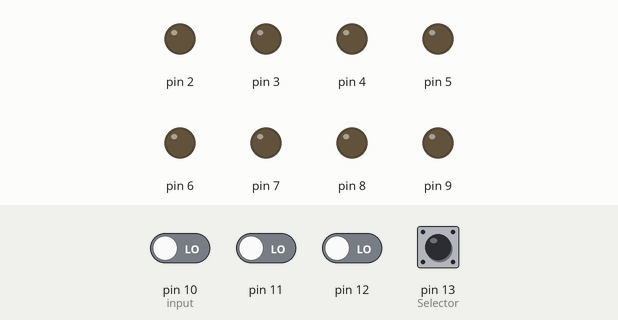
Recording of a sketch running on a simulated Arduino Uno, built with avr-gcc and run on an emulated ATmega328P. Shown: output pins drawn as LEDs (lit = HIGH). The inputs (shaded band) are chosen by the test bench; at power-on: pin 13 (Selector) HIGH, pin 10 (input), pin 11, pin 12 LOW.

Above: at 1.2 s.
1.3 s: pin 10 (input) driven HIGH
At 2.5 s:
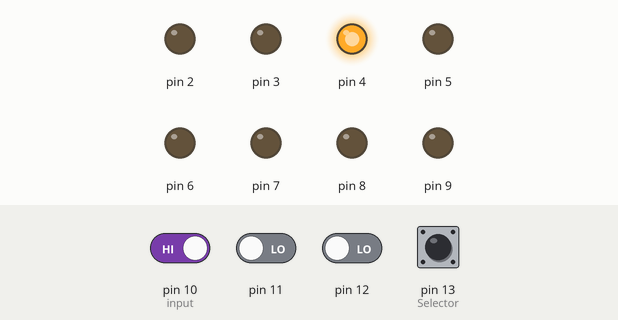
2.8 s: pin 11 driven HIGH
At 3.9 s:
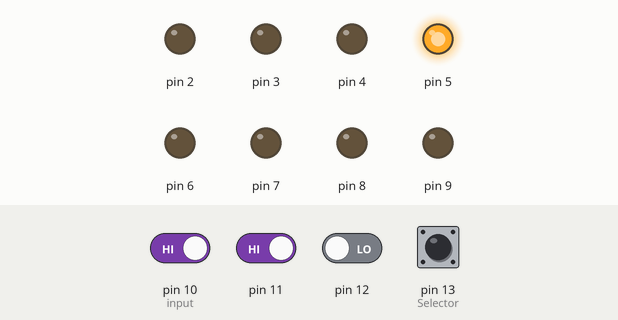
4.3 s: pin 12 driven HIGH
At 5.0 s:
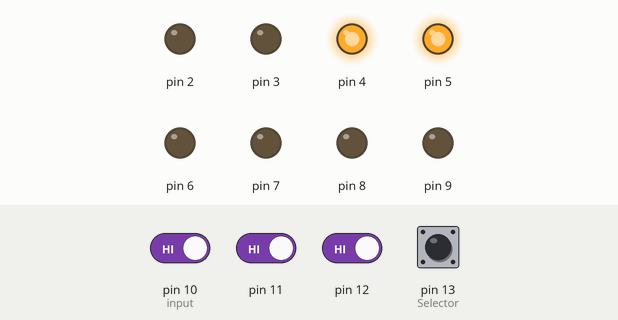
5.8 s: pin 12 driven LOW
At 6.2 s:
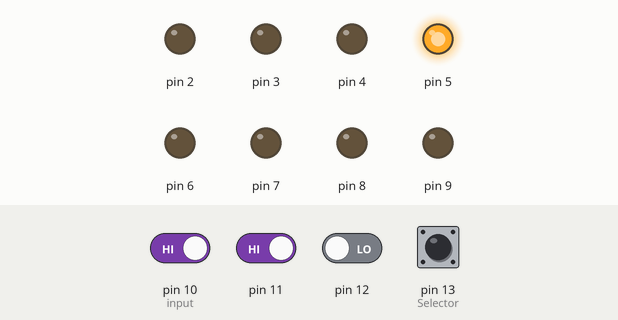
7.3 s: pin 10 (input) driven LOW
At 8.5 s:
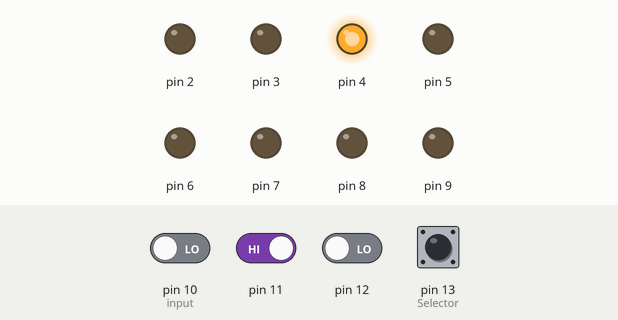
Timing chart, 0 to 9.8 s (numbered marks = the images above; inputs shaded):
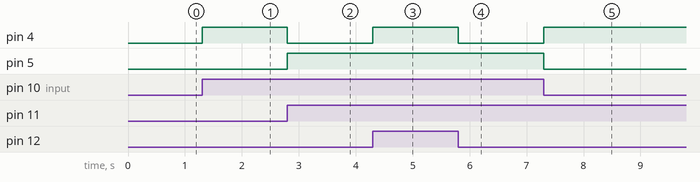

Measured:
- after the input at 1.3 s, pin 4: LOW → HIGH at once
- after the input at 2.8 s, pin 4: HIGH → LOW at once; pin 5: LOW → HIGH at once
- after the input at 4.3 s, pin 4: LOW → HIGH at once
- after the input at 5.8 s, pin 4: HIGH → LOW at once
- after the input at 7.3 s, pin 4: LOW → HIGH at once; pin 5: HIGH → LOW at once

The sketch:

Ans-1.ino
```cpp
byte a,b,c,s;

void setup() {
  // put your setup code here, to run once:
  Serial.begin(9600);

  pinMode(13,INPUT); //Selector
  pinMode(12,INPUT); pinMode(11,INPUT); pinMode(10,INPUT); //input
  for(int i=2; i<=9; i++){
    pinMode(i,OUTPUT);
  }
}

//Ans of 1
void HalfAdder(){
  a=digitalRead(10);
  b=digitalRead(11);

  digitalWrite(4,a^b);
  digitalWrite(5,a&b);
}
void FullAdder(){
  a=digitalRead(10);
  b=digitalRead(11);
  c=digitalRead(12);

  digitalWrite(4,a^b^c);
  digitalWrite(5,(a&b)|(b&c)|(c&a));
}

void loop() {
  // put your main code here, to run repeatedly:

  s=digitalRead(13);

  if(s==LOW){
    HalfAdder();
  }
  else{
    FullAdder();
  }
}
```
